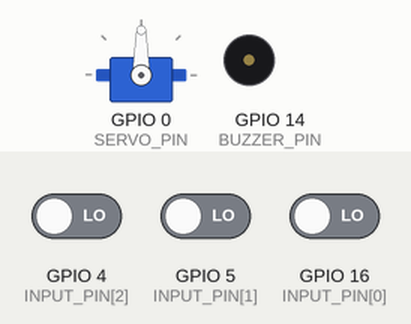
Simulated run of this sketch. Board: ESP8266 (NodeMCU). On the bench: servo, buzzer (waves = sounding). The inputs (shaded band) are chosen by the test bench; at power-on: GPIO 4 (INPUT_PIN[2]) LOW, GPIO 5 (INPUT_PIN[1]) LOW, GPIO 16 (INPUT_PIN[0]) LOW. WiFi joins after 1.5 s; servers stay silent unless stated; no MQTT or app messages arrive unless stated; what the sketch prints to the serial monitor is not drawn.

Above: at 0.0 s.
At 2.7 s:
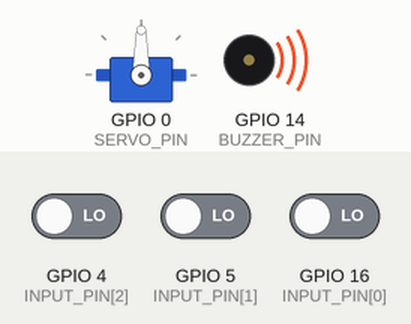
Timing chart, 0 to 5.1 s (numbered marks = the images above):
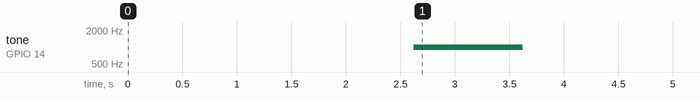

The sketch:

main.ino
```cpp
#include <ESP8266WiFi.h>
#include <MQTT.h>
#include <Servo.h>

//WIFI CONFIGURATION******************************************************************************************

WiFiClient wifi_client;

const String SSID_WIFI = "";
const String PASSWORD_WIFI = "";

void connect_to_wifi() {
  Serial.print("\n\nConnessione al Wi-Fi "); Serial.print(SSID_WIFI); Serial.println(" in corso");
  WiFi.mode(WIFI_STA);
  WiFi.begin(SSID_WIFI, PASSWORD_WIFI);

  while(WiFi.status() != WL_CONNECTED) {
    delay(500);
    Serial.print(".");
  }

  Serial.println("\nConnessione effettuata");
  Serial.print("Indirizzo IP: "); Serial.println(WiFi.localIP());
}

//BUZZER CONFIGURATION****************************************************************************************

const int BUZZER_PIN = 14;    //D5

void doSound() {
  tone(BUZZER_PIN, 1000);     //Invia 1KHz segnale di suono...
  delay(1000);                //...per 1 secondo
  noTone(BUZZER_PIN);         //Fermo il suono...
}

//SERVOMOTOR CONFIGURATION************************************************************************************

Servo myServo;
const int START_VALUE = 0;    //0 significa "full-speed in one direction"
const int STOP_VALUE = 90;    //90 significa "no movement"

//Definizione dei pin digitali dell'esp al servo motore
const int SERVO_PIN = 0;      //D3

//Funzioni di movimento, intuitive dal nome della funzione
void startRotation() {
  myServo.write(START_VALUE);
}

void stopRotation() {
  myServo.write(STOP_VALUE);
}

//MQTT CONFIGURATION******************************************************************************************

MQTTClient mqtt_client;

const char BROKER[] = "test.mosquitto.org";
const int PORT = 1883;
const String CLIENT_ID = "Lolin NodeMCU v3";
const String ROOT = "";
const String TOPICS[] = {
  ROOT+"/czn15e/Sensor1",
  ROOT+"/czn15e/Sensor2",
  ROOT+"/czn15e/Sensor3",
  ROOT+"/ServoMotor",
};
const int N_TOPICS = sizeof(TOPICS)/sizeof(TOPICS[0]);

void mqtt_setup() {
  mqtt_client.begin(BROKER, PORT, wifi_client);
  mqtt_client.onMessage(messageReceived);
}

void connect_to_broker() {
  Serial.print("Connessione al broker "); Serial.print(BROKER); Serial.print(" con ID client: "); Serial.println(CLIENT_ID);
  while(!mqtt_client.connect(CLIENT_ID.c_str())) {
    delay(500);
    Serial.print(".");
  }
  Serial.println("\nConnessione effettuata");
  doSound();
}

void connect_to_topics() {
  for(int i=0; i<N_TOPICS; i++) {
    Serial.print("Iscrizione al topic "); Serial.print(TOPICS[i]); Serial.print("...");
    mqtt_client.subscribe(TOPICS[i]);
    Serial.println("Fatto!");
    mqtt_client.publish(TOPICS[i], CLIENT_ID + ": e' entrato nel topic");
  }
}

void messageReceived(String &topicChoised, String &payload) {
  if(topicChoised == ROOT+"/ServoMotor") {
    if(payload == "!start") {
      Serial.println("Rotazione in corso...");
      startRotation();
      doSound();
    }
    if(payload == "!stop") {
      Serial.println("Fermo movimento...");
      stopRotation();
      doSound();
    }
  }
}

//CZN15E CONFIGURATION****************************************************************************************

const int INPUT_PIN[] = {16, 5, 4}; //D0 D1 D2

const int N_CZN15E = sizeof(INPUT_PIN)/sizeof(INPUT_PIN[0]);

const int SAMPLE_TIME = 20;         //Ogni 20 millisecondi effettua la misurazione

unsigned long msCurrent[3];         //Tempo corrente in millisecondi
unsigned long msLast[] = {0, 0, 0}; //Tempo dell'ultima misurazione effettuata in millisecondi
unsigned long msElapsed[3];         //Differenza tra il tempo corrente e il tempo dell'ultima misurazione effettuata

int bufferValue[] = {0, 0, 0};

boolean valueInput[3];

//************************************************************************************************************

void setup() {
  for(int i=0;i<N_CZN15E; i++)
    pinMode(INPUT_PIN[i], INPUT);
  myServo.attach(SERVO_PIN);
  pinMode(BUZZER_PIN, OUTPUT);
  Serial.begin(9600);
  delay(1000);
  connect_to_wifi();
  mqtt_setup();
  connect_to_broker();
  connect_to_topics();
}

void loop() {
  mqtt_client.loop();
  if(!mqtt_client.connected()) {
    connect_to_broker();
    connect_to_topics();
  }
  for(int i=0; i<N_CZN15E; i++) {
    msCurrent[i] = millis();
    msElapsed[i] = msCurrent[i] - msLast[i];
    valueInput[i] = digitalRead(INPUT_PIN[i]);
    bufferValue[i] = (valueInput[i] == LOW) ? bufferValue[i] + 1 : bufferValue[i];
    if(msElapsed[i] > SAMPLE_TIME) {
      if(bufferValue[i] > 0)
        mqtt_client.publish(TOPICS[i], "Sound Value: " + String(bufferValue[i]));
      bufferValue[i] = 0;
      msLast[i] = msCurrent[i];
    }
  }
}
```
